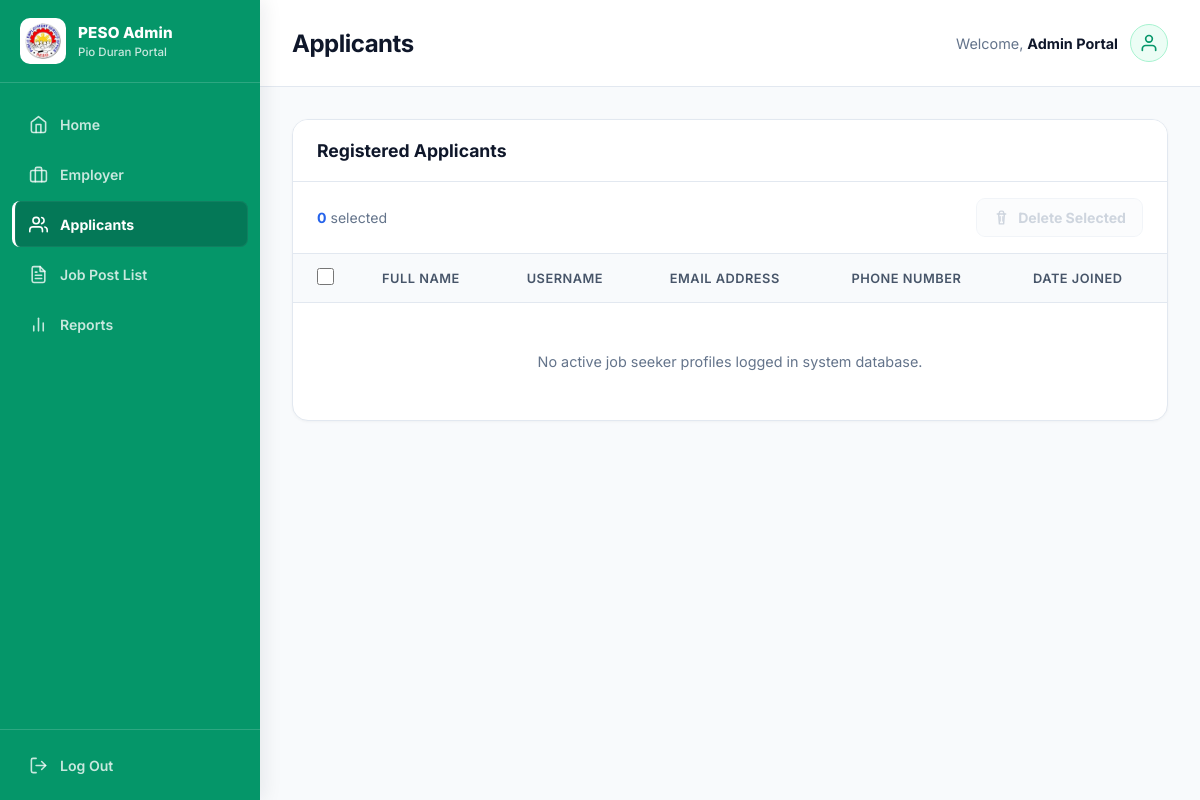
The app's page /peso/applicants/ (signed in), older data.
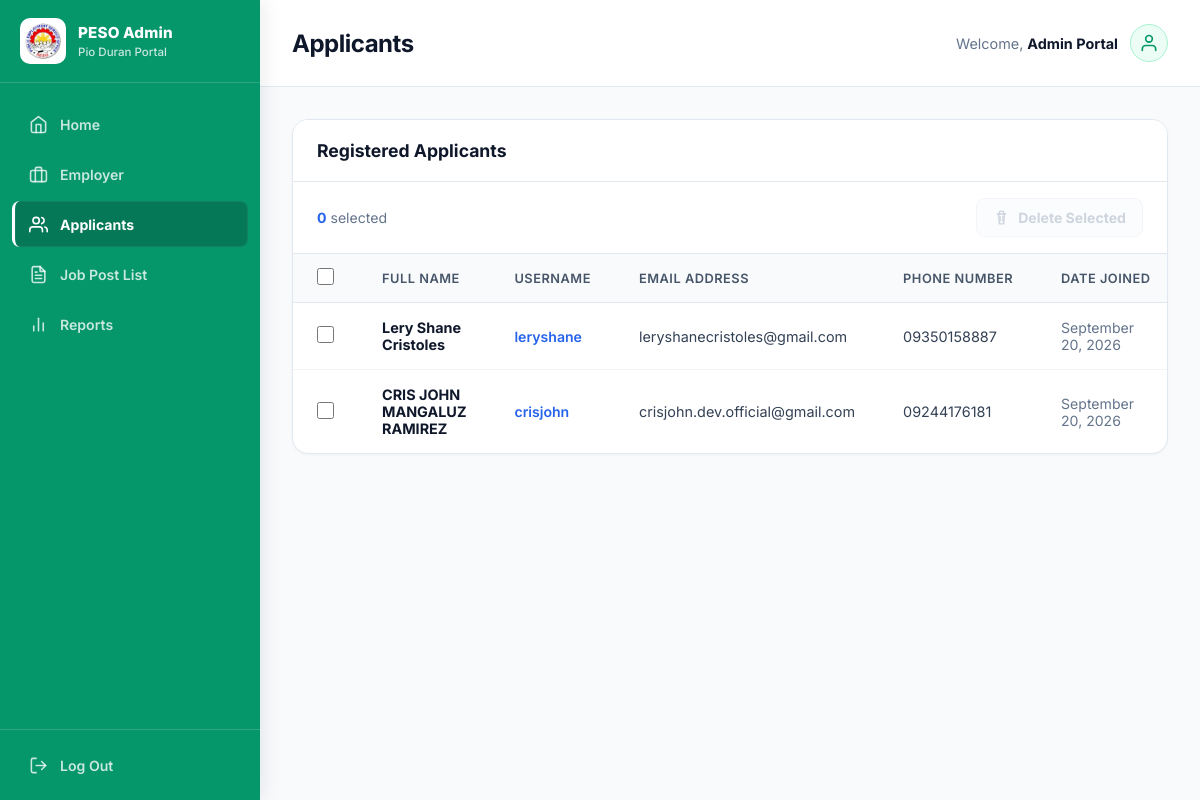
The same page, newer data.
### applicant/models.py (models this page shows, shortened)
class Applicant(models.Model):
    user = models.OneToOneField(
        User,
        on_delete=models.CASCADE,
        related_name="applicant_profile"
    )
    first_name = models.CharField(max_length=266)
    last_name = models.CharField(max_length=266)
    middle_name = models.CharField(max_length=266)
    email = models.EmailField(unique=True)
    phone_number = models.CharField(max_length=11)
    skills = models.TextField(
        blank=True,
        null=True,
        help_text="Enter skills separated by commas. Example: Python, Django, React, SQL"
    )
    resume = models.FileField(upload_to="resume/")
    cover_letter = models.FileField(upload_to="cover/")

### user/models.py (models this page shows)
class User(AbstractUser):
    ROLE_CHOICES = (
        ("admin", "Admin"),
        ("employer", "Employer"),
        ("applicant", "Applicant"),
    )
    role = models.CharField(max_length=20, choices=ROLE_CHOICES, default="applicant")

### core/views.py (the view)
# urls.py: path("applicants/", views.applicant_list, name="applicant-list"),
@login_required(login_url="login_user")
def applicant_list(request):
    applicants = Applicant.objects.select_related("user").all()
    return render(request, "pages/applicant_list.html", {
        "applicants": applicants
    })

### core/templates/pages/applicant_list.html (shortened to what this page needs)
{% extends 'base.html' %}
{% load static %}
{% block content %}
<header class="content-header">
    <div class="page-title">
        <h2>Applicants</h2>
    </div>
    <div class="admin-profile">
        <span>
            Welcome,
            <strong>Admin Portal</strong>
        </span>
        <div class="profile-badge">
            <svg
                viewBox="0 0 24 24"
                stroke-width="2"
                stroke-linecap="round"
                stroke-linejoin="round"
            >
                <path
                    d="M20 21v-2a4 4 0 0 0-4-4H8a4 4 0 0 0-4 4v2"
                ></path>
                <circle
                    cx="12"
                    cy="7"
                    r="4"
                ></circle>
            </svg>
        </div>
    </div>
</header>
<div class="dashboard-workspace">
    <div class="data-card">
        <div class="data-card-header">
            <h3>
                Registered Applicants
            </h3>
        </div>
        <form
            method="POST"
            action="{% url 'delete-selected-applicants' %}"
            id="deleteApplicantsForm"
        >
            <div class="applicant-toolbar">
                <div class="selection-info">
                    <span>
                        <strong
                            class="selection-count"
                            id="selectionCount"
                        >
                            0
                        </strong>
                        selected
                    </span>
                </div>
                <button
                    type="submit"
                    class="delete-selected-btn"
                    id="deleteSelectedBtn"
                    disabled
                    onclick="return confirmDeleteApplicants();"
                >
                    Delete Selected
                </button>
            </div>
            <div class="table-responsive">
                <table>
                    <thead>
                        <tr>
                            <th class="checkbox-cell">
                                <input
                                    type="checkbox"
                                    id="selectAll"
                                    title="Select all applicants"
                                >
                            </th>
                            <th>
                                Full Name
                            </th>
                            <th>
                                Username
                            </th>
                            <th>
                                Email Address
                            </th>
                            <th>
                                Phone Number
                            </th>
                            <th>
                                Date Joined
                            </th>
                        </tr>
                    </thead>
                    <tbody>
                        {% for applicant in applicants %}
                        <tr class="applicant-row">
                            <td class="checkbox-cell">
                                <input
                                    type="checkbox"
                                    name="applicant_ids"
                                    value="{{ applicant.id }}"
                                    class="applicant-checkbox"
                                >
                            </td>
                            <td>
                                <strong style="color: #0f172a;">
                                    {{ applicant.first_name }}
                                    {% if applicant.middle_name %}
                                        {{ applicant.middle_name }}
                                    {% endif %}
                                    {{ applicant.last_name }}
                                </strong>
                            </td>
                            <td class="applicant-username">
                                {{ applicant.user.username }}
                            </td>
                            <td style="color: #334155;">
                                {{ applicant.email }}
                            </td>
                            <td style="color: #334155;">
                                {{ applicant.phone_number }}
                            </td>
                            <td class="date-joined">
                                {{ applicant.user.date_joined|date:"F d, Y" }}
                            </td>
                        </tr>
                        {% empty %}
                        <tr>
                            <td
                                colspan="6"
                                class="empty-state"
                            >
                                No active job seeker profiles
                                logged in system database.
                            </td>
                        </tr>
                        {% endfor %}
                    </tbody>
                </table>
            </div>
        </form>
    </div>
</div>
{% endblock %}

### core/templates/base.html (shortened to what this page needs)
{% load static %}
<!DOCTYPE html>
<html lang="en">
<head>
</head>
<body>
    <aside class="sidebar">
        <div class="sidebar-brand">
            <div class="sidebar-brand-logo">
                <img
                    src="{% static 'images/PESO.png' %}"
                    alt="PESO"
                >
            </div>
            <div class="sidebar-brand-text">
                <h1>PESO Admin</h1>
                <p>Pio Duran Portal</p>
            </div>
        </div>
        <ul class="sidebar-menu">
            <li class="sidebar-menu-item">
                <a href="{% url 'peso-dashboard' %}">
                    <svg
                        viewBox="0 0 24 24"
                        stroke-width="2"
                        stroke-linecap="round"
                        stroke-linejoin="round"
                    >
                        <path
                            d="M3 9l9-7 9 7v11a2 2 0 0 1-2 2H5a2 2 0 0 1-2-2z"
                        ></path>
                        <polyline
                            points="9 22 9 12 15 12 15 22"
                        ></polyline>
                    </svg>
                    <span>Home</span>
                </a>
            </li>
            <li class="sidebar-menu-item">
                <a href="{% url 'employer-list' %}">
                    <svg
                        viewBox="0 0 24 24"
                        stroke-width="2"
                        stroke-linecap="round"
                        stroke-linejoin="round"
                    >
                        <rect
                            x="2"
                            y="7"
                            width="20"
                            height="14"
                            rx="2"
                            ry="2"
                        ></rect>
                        <path
                            d="M16 21V5a2 2 0 0 0-2-2h-4a2 2 0 0 0-2 2v16"
                        ></path>
                    </svg>
                    <span>Employer</span>
                </a>
            </li>
            <li class="sidebar-menu-item">
                <a href="{% url 'applicant-list' %}">
                    <svg
                        viewBox="0 0 24 24"
                        stroke-width="2"
                        stroke-linecap="round"
                        stroke-linejoin="round"
                    >
                        <path
                            d="M17 21v-2a4 4 0 0 0-4-4H5a4 4 0 0 0-4 4v2"
                        ></path>
                        <circle
                            cx="9"
                            cy="7"
                            r="4"
                        ></circle>
                        <path
                            d="M23 21v-2a4 4 0 0 0-3-3.87"
                        ></path>
                        <path
                            d="M16 3.13a4 4 0 0 1 0 7.75"
                        ></path>
                    </svg>
                    <span>Applicants</span>
                </a>
            </li>
            <li class="sidebar-menu-item">
                <a href="{% url 'job-post-list' %}">
                    <span>Job Post List</span>
                </a>
            </li>
            <li class="sidebar-menu-item">
                <a href="{% url 'reports' %}">
                    <svg
                        viewBox="0 0 24 24"
                        stroke-width="2"
                        stroke-linecap="round"
                        stroke-linejoin="round"
                    >
                        <line
                            x1="18"
                            y1="20"
                            x2="18"
                            y2="10"
                        ></line>
                        <line
                            x1="12"
                            y1="20"
                            x2="12"
                            y2="4"
                        ></line>
                        <line
                            x1="6"
                            y1="20"
                            x2="6"
                            y2="14"
                        ></line>
                    </svg>
                    <span>Reports</span>
                </a>
            </li>
        </ul>
        <div class="sidebar-footer">
            <li class="sidebar-menu-item">
                <a href="{% url 'logout' %}">
                    <svg
                        viewBox="0 0 24 24"
                        stroke-width="2"
                        stroke-linecap="round"
                        stroke-linejoin="round"
                    >
                        <path
                            d="M9 21H5a2 2 0 0 1-2-2V5a2 2 0 0 1 2-2h4"
                        ></path>
                        <polyline
                            points="16 17 21 12 16 7"
                        ></polyline>
                        <line
                            x1="21"
                            y1="12"
                            x2="9"
                            y2="12"
                        ></line>
                    </svg>
                    <span>Log Out</span>
                </a>
            </li>
        </div>
    </aside>
    <main class="main-content">
        {% block content %}
        {% endblock %}
    </main>
</body>
</html>

### core/templates/base.html (style rules this page uses)
:root { --primary: #059669; --primary-dark: #047857; --primary-light: #ecfdf5; --primary-border: #a7f3d0; --text: #0f172a; --text-secondary: #475569; --text-muted: #64748b; --border: #e2e8f0; --surface: #ffffff; --surface-soft: #f8fafc; --danger: #dc2626; --danger-light: #fef2f2; --sidebar-width: 260px; --font-main: 'Inter', system-ui, -apple-system, BlinkMacSystemFont, "Segoe UI", sans-serif; }
*, *::before, *::after { margin: 0; padding: 0; box-sizing: border-box; }
html { min-height: 100%; }
body { min-height: 100vh; background: var(--surface-soft); color: var(--text); font-family: var(--font-main); -webkit-font-smoothing: antialiased; text-rendering: optimizeLegibility; }
a { text-decoration: none; }
button, input, select, textarea { font-family: inherit; }
.sidebar { width: var(--sidebar-width); background: #059669; color: #ffffff; display: flex; flex-direction: column; position: fixed; top: 0; bottom: 0; left: 0; z-index: 1000; border-right: none; box-shadow: 4px 0 18px rgba(15, 23, 42, 0.08); }
.sidebar-brand { min-height: 82px; padding: 18px 20px; border-bottom: 1px solid rgba(255, 255, 255, 0.16); display: flex; align-items: center; gap: 12px; }
.sidebar-brand-logo { width: 46px; height: 46px; flex-shrink: 0; background: #ffffff; border: none; border-radius: 10px; display: flex; align-items: center; justify-content: center; padding: 5px; }
.sidebar-brand-logo img { width: 100%; height: 100%; object-fit: contain; }
.sidebar-brand-text { min-width: 0; }
.sidebar-brand-text h1 { font-size: 0.95rem; font-weight: 800; letter-spacing: 0.01em; color: #ffffff; line-height: 1.3; white-space: nowrap; }
.sidebar-brand-text p { font-size: 0.72rem; color: rgba(255, 255, 255, 0.78); margin-top: 3px; font-weight: 500; white-space: nowrap; }
.sidebar-menu { list-style: none; padding: 18px 12px; margin: 0; flex: 1; overflow-y: auto; }
.sidebar-menu-item { list-style: none; margin-bottom: 4px; }
.sidebar-menu-item a { display: flex; align-items: center; gap: 12px; min-height: 46px; padding: 11px 14px; color: rgba(255, 255, 255, 0.78); text-decoration: none; font-size: 0.88rem; font-weight: 600; border-radius: 8px; border-left: 3px solid transparent; transition: background-color 0.2s ease, color 0.2s ease, border-color 0.2s ease; }
.sidebar-menu-item a svg { width: 19px; height: 19px; flex-shrink: 0; stroke: rgba(255, 255, 255, 0.78); fill: none; transition: stroke 0.2s ease, transform 0.2s ease; }
.sidebar-menu-item.active a { background: #047857; color: #ffffff; border-left-color: #ffffff; font-weight: 700; box-shadow: inset 0 0 0 1px rgba(255, 255, 255, 0.05); }
.sidebar-menu-item.active a svg { stroke: #ffffff; }
.sidebar-footer { border-top: 1px solid rgba(255, 255, 255, 0.16); padding: 12px; background: #059669; }
.sidebar-footer .sidebar-menu-item { margin: 0; }
.sidebar-footer a { color: rgba(255, 255, 255, 0.78); border-left-color: transparent !important; }
.sidebar-footer a svg { stroke: rgba(255, 255, 255, 0.78); }
.main-content { margin-left: var(--sidebar-width); min-width: 0; min-height: 100vh; width: calc(100% - var(--sidebar-width)); background: var(--surface-soft); }

Row changes from the older to the newer data that the page shows:
added Applicant: first_name "Lery Shane", last_name "Cristoles", user.username "leryshane", email "leryshanecristoles@gmail.com", phone_number "09350158887", user.date_joined "September 20, 2026"
added Applicant: first_name "CRIS JOHN", middle_name "MANGALUZ", last_name "RAMIREZ", user.username "crisjohn", email "crisjohn.dev.official@gmail.com", phone_number "09244176181", user.date_joined "September 20, 2026"
Text that changed along with them:
text no longer shown: "No active job seeker profiles logged in system database."
